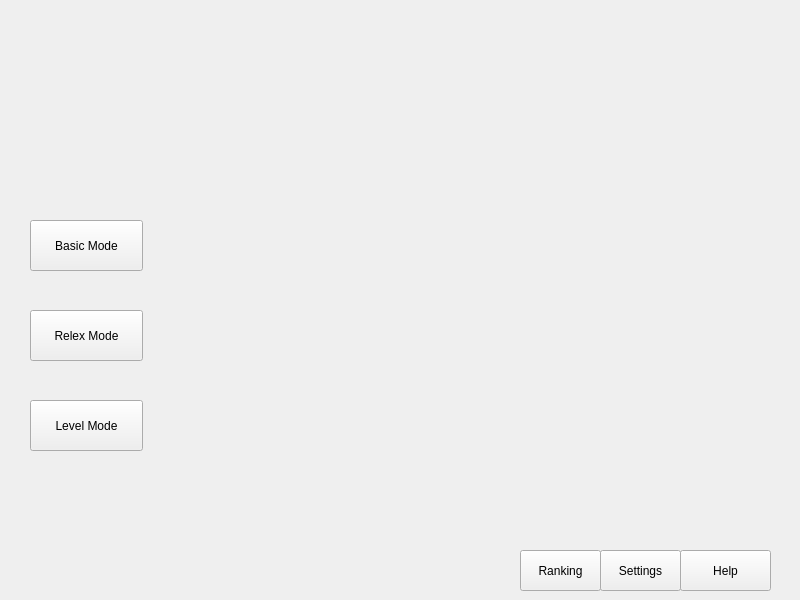
<?xml version="1.0" encoding="UTF-8"?>
<ui version="4.0">
 <class>MainWindow</class>
 <widget class="QMainWindow" name="MainWindow">
  <property name="geometry">
   <rect>
    <x>0</x>
    <y>0</y>
    <width>800</width>
    <height>600</height>
   </rect>
  </property>
  <property name="maximumSize">
   <size>
    <width>800</width>
    <height>600</height>
   </size>
  </property>
  <property name="windowTitle">
   <string>MainWindow</string>
  </property>
  <property name="styleSheet">
   <string notr="true">background-image: url(:/images/res/background1.jpg);</string>
  </property>
  <widget class="QWidget" name="centralWidget">
   <widget class="QPushButton" name="button1">
    <property name="geometry">
     <rect>
      <x>30</x>
      <y>400</y>
      <width>113</width>
      <height>51</height>
     </rect>
    </property>
    <property name="styleSheet">
     <string notr="true">background-image: url();</string>
    </property>
    <property name="text">
     <string>Level Mode</string>
    </property>
   </widget>
   <widget class="QPushButton" name="button2">
    <property name="geometry">
     <rect>
      <x>30</x>
      <y>310</y>
      <width>113</width>
      <height>51</height>
     </rect>
    </property>
    <property name="styleSheet">
     <string notr="true">background-image: url();</string>
    </property>
    <property name="text">
     <string>Relex Mode</string>
    </property>
   </widget>
   <widget class="QPushButton" name="button3">
    <property name="geometry">
     <rect>
      <x>30</x>
      <y>220</y>
      <width>113</width>
      <height>51</height>
     </rect>
    </property>
    <property name="styleSheet">
     <string notr="true">background-image: url();</string>
    </property>
    <property name="text">
     <string>Basic Mode</string>
    </property>
   </widget>
   <widget class="QPushButton" name="pushButton">
    <property name="geometry">
     <rect>
      <x>520</x>
      <y>550</y>
      <width>81</width>
      <height>41</height>
     </rect>
    </property>
    <property name="styleSheet">
     <string notr="true">background-image: url();</string>
    </property>
    <property name="text">
     <string>Ranking</string>
    </property>
   </widget>
   <widget class="QPushButton" name="pushButton_4">
    <property name="geometry">
     <rect>
      <x>600</x>
      <y>550</y>
      <width>81</width>
      <height>41</height>
     </rect>
    </property>
    <property name="styleSheet">
     <string notr="true">background-image: url();</string>
    </property>
    <property name="text">
     <string>Settings</string>
    </property>
   </widget>
   <widget class="QPushButton" name="pushButton_5">
    <property name="geometry">
     <rect>
      <x>680</x>
      <y>550</y>
      <width>91</width>
      <height>41</height>
     </rect>
    </property>
    <property name="styleSheet">
     <string notr="true">background-image: url();</string>
    </property>
    <property name="text">
     <string>Help</string>
    </property>
   </widget>
  </widget>
 </widget>
 <layoutdefault spacing="6" margin="11"/>
 <resources/>
 <connections/>
</ui>
